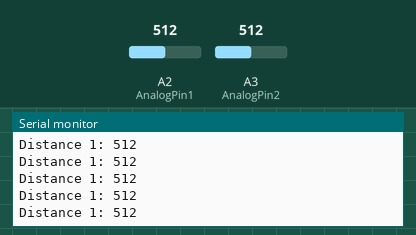
Bench run of a sketch on a simulated Arduino Uno, built with avr-gcc and run on an emulated ATmega328P. On the bench: the last lines printed to the serial monitor. The test bench sets the inputs (shaded band); at power-on: A2 (AnalogPin1) = 512, A3 (AnalogPin2) = 512.

Above: at 1.2 s.
1.3 s: A2 (AnalogPin1) set to 716
At 1.56 s:
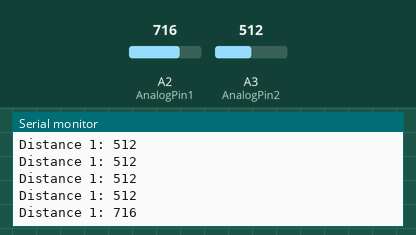
2.8 s: A2 (AnalogPin1) set to 900
At 2.96 s:
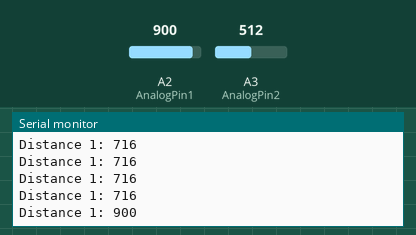
Timing chart, 0 to 5.8 s (numbered marks = the images above; inputs shaded):
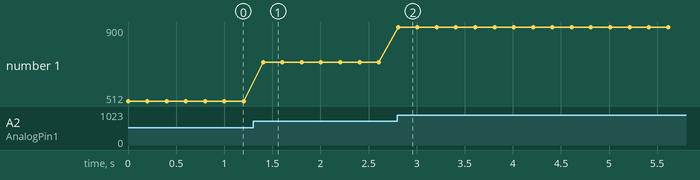

The sketch:

DistanceSensorTest.ino
```cpp
//Initialisation of distance variable and analog pin to read data from
int Distance1Value = 0;
int AnalogPin1 = 16;

int Distance2Value = 0;
int AnalogPin2 = 17;

void setup() {
  Serial.begin(9600);
}

void loop() {
  // put your main code here, to run repeatedly:

  //Sets DistanceValue to be the sensor reading
  Distance1Value = analogRead(AnalogPin1);
  Distance2Value = analogRead(AnalogPin2);

  //Prints reading in neat format in serial monitor
  Serial.print("Distance 1:");
  Serial.print(" ");
  Serial.print(Distance1Value);
  Serial.println("");
  delay(200);
  //Serial.println("--------------");
  /*
  Serial.print("Distance 2:");
  Serial.print(" ");

  Serial.print(Distance2Value);
  Serial.println("");

  */
}

/*
NOTES:

1. Distance sensor seems to range from roughly 55 to 3400, reading gets higher as object is closer to sensor
2. If object is too close, sensor malfunctions and spits out numbers from 50-70
3. When an object is detected and removed, sensor reading oscillates sometimes
*/
```

Measured:
- after the input at 1.3 s, the serial monitor: prints a new line after 0.10 s (image 1)
- after the input at 2.8 s, the serial monitor: prints a new line at once (image 2)
- plotted number 1: 512 → 716 after the input at 1.3 s, 716 → 900 after the input at 2.8 s
